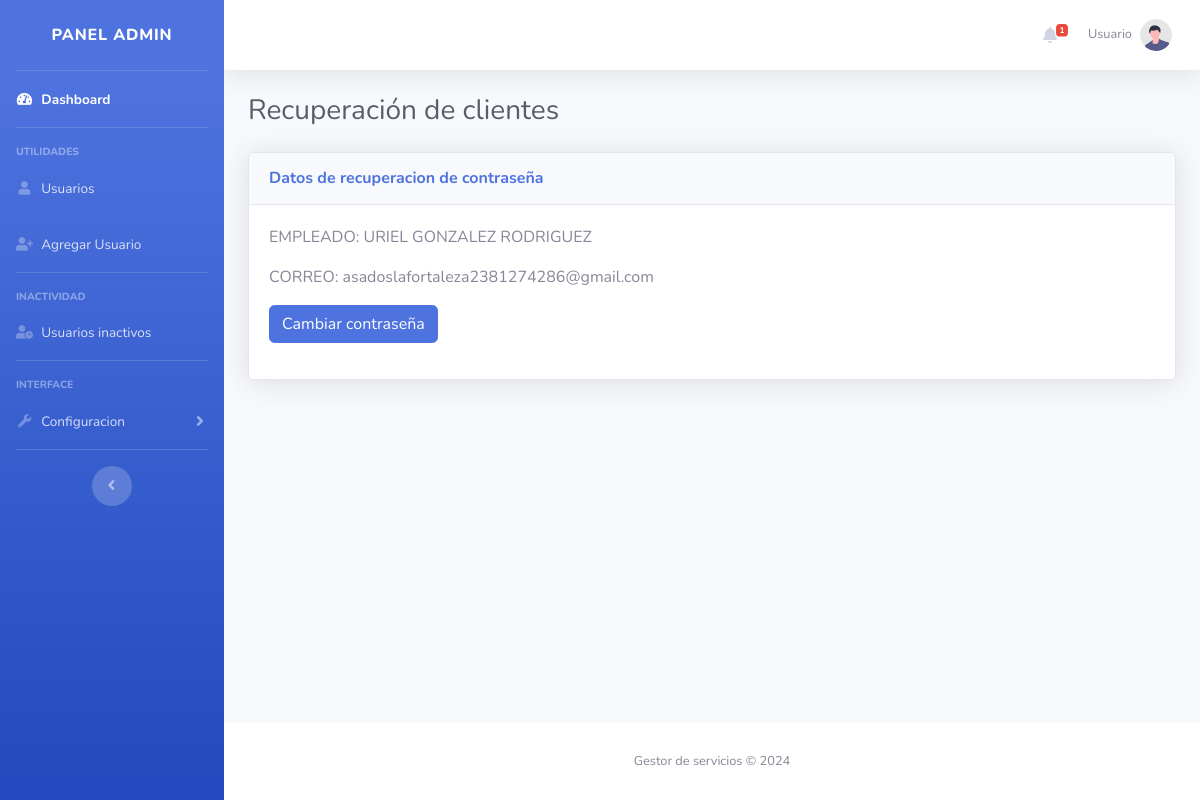
Page /admin/recuperacion_empleado.php?id=5 on the committed database.
### tables this page shows
CREATE TABLE `recuperacion` (
  `id` int(11) NOT NULL,
  `nombre` varchar(255) NOT NULL,
  `correo` varchar(255) NOT NULL
);

### admin/recuperacion_empleado.php (the view, shortened to what this page needs)
<?php
include '../config/conexion.php';
if(isset($_GET['id']) && !empty($_GET['id'])) {
    $id = $_GET['id'];
    $sql = "SELECT * FROM recuperacion WHERE id = $id";
    $result = $conn->query($sql);
    if ($result->num_rows > 0) {
        $row = $result->fetch_assoc();
        $nombre = $row["nombre"];
        $correo = $row["correo"];
    } else {
        echo "No se encontró ninguna recuperación con el ID proporcionado.";
    }
} else {
    echo "No se proporcionó ningún ID de recuperación.";
}
?>
<?php include 'menu.php';?>
<!DOCTYPE html>
<html lang="en">
<head>
    <link href="../vendor/fontawesome-free/css/all.min.css" rel="stylesheet" type="text/css">
    <link href="../css/sb-admin-2.min.css" rel="stylesheet">
</head>
                <div class="container-fluid">
                <div class="d-sm-flex align-items-center justify-content-between mb-4">
                        <h1 class="h3 mb-0 text-gray-800">Recuperación de clientes</h1>
                    </div>
                    <div class="row">
                        <div class="col-xl-12 col-lg-7">
                        <div class="card shadow mb-4">
                            <div class="card-header py-3 d-flex flex-row align-items-center justify-content-between">
                                <h6 class="m-0 font-weight-bold text-primary">Datos de recuperacion de contraseña</h6>
                            </div>
                            <div class="card-body">
                                <div class="table-responsive">
                                    <table class="table table-bordered" id="dataTable" width="100%" cellspacing="0">
                                <p>EMPLEADO: <?php echo $nombre; ?></p>
                                <p>CORREO: <?php echo $correo; ?></p>
                                <a href="usuarios.php" class="btn btn-primary">Cambiar contraseña</a>
                                    </table>
                                </div>
                            </div>
                        </div>
                        </div>
                        </div>
                    <div class="row">
                    </div>
                </div>
            </div>
<?php include 'footer.php'; ?>
        </div>
    </div>
</body>
</html>

### rows in the picture
recuperacion: nombre "URIEL GONZALEZ RODRIGUEZ", correo "asadoslafortaleza2381274286@gmail.com"

### other values in the picture
$num_notificaciones "1"
